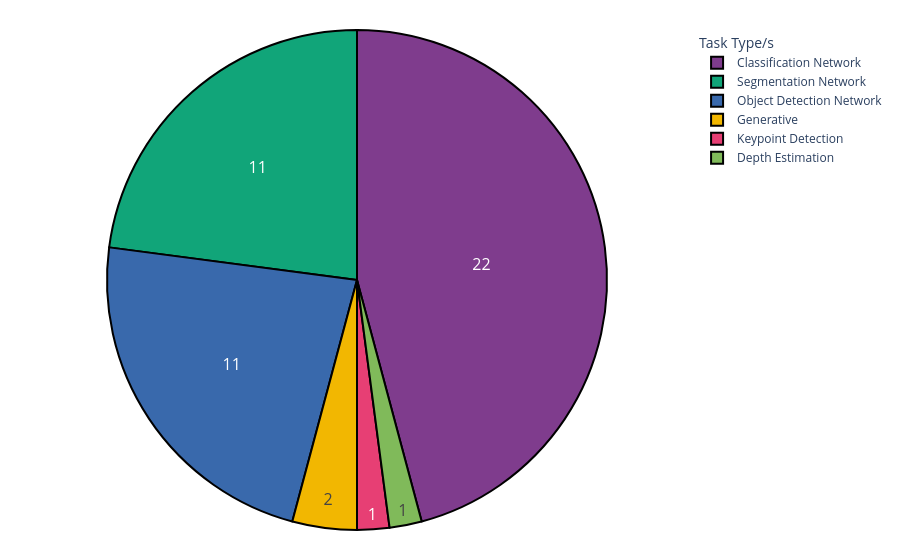

Here is the notebook cell this chart was saved with:
### Code cell
expanded_rows = []
for _, row in research_df.iterrows():
    flag = False
    if "Classification" in row['Task\nType/s']:
        # Create a new row for "Classification Network"
        row_classification = row.copy()
        row_classification['Task\nType/s'] = "Classification Network"
        expanded_rows.append(row_classification)
        flag = True
    if "Segmentation" in row['Task\nType/s']:
        # Create a new row for "Segmentation Network"
        row_segmentation = row.copy()
        row_segmentation['Task\nType/s'] = "Segmentation Network"
        expanded_rows.append(row_segmentation)
        flag = True
    if "Object Detection" in row['Task\nType/s']:
        # Create a new row for "Object Detection Network"
        row_detection = row.copy()
        row_detection['Task\nType/s'] = "Object Detection Network"
        expanded_rows.append(row_detection)
        flag = True
    if flag == False:
        # Keep the original row if no match
        expanded_rows.append(row)

tmp_df = pd.DataFrame(expanded_rows).reset_index(drop=True)

# Generate and display the pie chart using the pie_chart function
pie_chart(tmp_df, 'Task\nType/s', 'Distribution of NN Types per Paper')

### Figure 1 — Plotly figure (JSON) as saved in the notebook; plotly's stock layout.template omitted (floating-point values rounded to 4 significant figures)
{"data": [{"domain": {"x": [0, 1], "y": [0, 1]}, "hole": 0, "hovertemplate": "Task\nType/s=%{label}<extra></extra>", "labels": ["Segmentation Network", "Classification Network", "Classification Network", "Classification Network", "Classification Network", "Classification Network", "Classification Network", "Segmentation Network", "Segmentation Network", "Segmentation Network", "Object Detection Network", "Segmentation Network", "Classification Network", "Classification Network", "Classification Network", "Keypoint Detection", "Object Detection Network", "Classification Network", "Segmentation Network", "Classification Network", "Object Detection Network", "Classification Network", "Object Detection Network", "Classification Network", "Object Detection Network", "Classification Network", "Classification Network", "Segmentation Network", "Object Detection Network", "Segmentation Network", "Classification Network", "Classification Network", "Object Detection Network", "Classification Network", "Classification Network", "Object Detection Network", "Classification Network", "Object Detection Network", "Segmentation Network", "Object Detection Network", "Object Detection Network", "Classification Network", "Generative", "Generative", "Segmentation Network", "Classification Network", "Segmentation Network", "Depth Estimation"], "legendgroup": "", "marker": {"line": {"color": "#000000", "width": 2}}, "name": "", "showlegend": true, "textfont": {"size": 16}, "textinfo": "value", "type": "pie"}], "layout": {"legend": {"title": {"text": "Task\nType/s"}, "tracegroupgap": 0}, "margin": {"b": 30, "l": 30, "r": 30, "t": 30}, "piecolorway": ["rgb(127, 60, 141)", "rgb(17, 165, 121)", "rgb(57, 105, 172)", "rgb(242, 183, 1)", "rgb(231, 63, 116)", "rgb(128, 186, 90)", "rgb(230, 131, 16)", "rgb(0, 134, 149)", "rgb(207, 28, 144)", "rgb(249, 123, 114)", "rgb(165, 170, 153)"]}}
